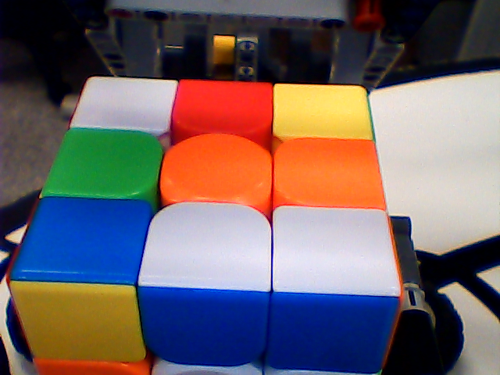
#> input picture cliente/fotos/adjusted/face1.png, 500 x 375 px
$ python -i recortaFace.py   (imports and definitions only)
#> lines starting #> are read from the running program, lines starting #| are printed output that depends on the picture; after the words box and inside, x2 and y2 are one past the last pixel; in counts of white or black regions, pixels touching at a corner belong together
#> further down, picture is the input picture: shape (375, 500, 3); mean B, G, R 100.9, 98.2, 111.8
import numpy as np
import cv2
import os

output_dir = "fotos/recortados"  # Diretório de saída para as faces do cubo

# Crie o diretório de saída, se não existir
# [1 line not run here, left out]

# Define as cores e seus limites em HSV
colors = {
	"blue": ([144, 32, 0], [255, 207, 11]),        	#azul
	"green": ([60, 173, 36], [202, 255, 155]),      #verde

	"orange": ([52, 100, 245], [108, 211, 255]),     #laranja
	"yellow": ([59, 157, 201], [169, 255, 255]),   #amarelo
	"red": ([7, 8, 176], [104, 107, 255]),          #vermelho

	"white": ([175, 140, 144], [255, 255, 255]),    #branco
}

# Função para identificar e destacar as cores na imagem
def identify_colors(image):
    identified_rectangles = []

    for color, (lower, upper) in colors.items():
        lower = np.array(lower, dtype="uint8")
        upper = np.array(upper, dtype="uint8")

        mask = cv2.inRange(image, lower, upper)
        contours = cv2.findContours(mask, cv2.RETR_EXTERNAL, cv2.CHAIN_APPROX_SIMPLE)[-2]

        for contour in contours:
            approx = cv2.approxPolyDP(contour, 0, False)
            x, y, w, h = cv2.boundingRect(approx)
            if w > 50 and h > 50 :
                if x > 30 and y > 60:
                    if x+w <= image.shape[1]-75 and y+h <= image.shape[0]-45:
                        identified_rectangles.append((x, y, w+x, h+y))
#> this loop made 6 passes
#> contours on pass 2: 30 contours, all with area under 20
#> pass 1, in identify_colors, `mask = cv2.inRange(image, lower, upper)`:
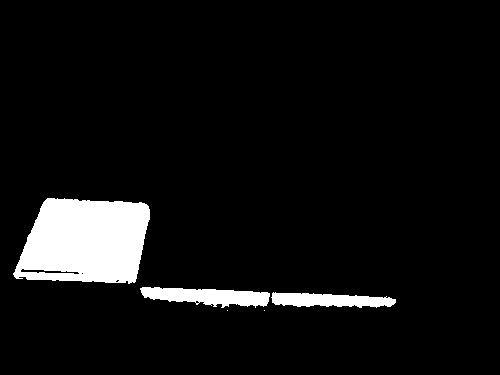
#> mask: shape (375, 500); 6.6% white; 5 white regions (2 under 20 px), largest, box (x1, y1, x2, y2) and area: (13, 198, 150, 284) 9285, (140, 287, 270, 308) 1743, (271, 292, 396, 308) 1378
#> pass 2, in identify_colors, `mask = cv2.inRange(image, lower, upper)`:
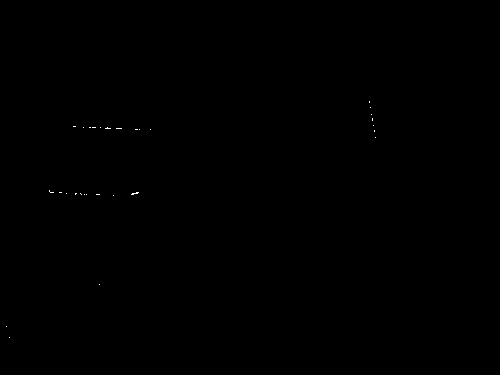
#> mask: shape (375, 500); 0.04% white in thin lines or dots, all inside (x1, y1, x2, y2) = (6, 101, 376, 338)
#> pass 3, in identify_colors, `mask = cv2.inRange(image, lower, upper)`:
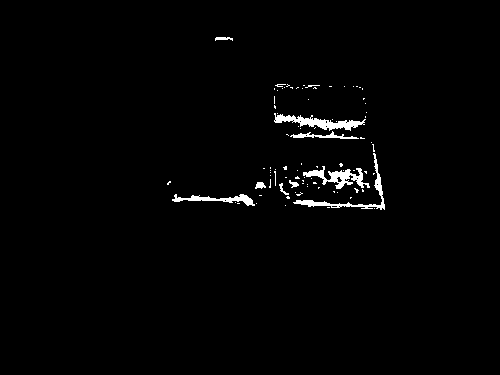
#> mask: shape (375, 500); 1.5% white; 87 white regions (78 under 20 px), largest, box (x1, y1, x2, y2) and area: (274, 113, 366, 131) 635, (303, 166, 370, 189) 567, (293, 153, 385, 210) 520
#> after the loop:
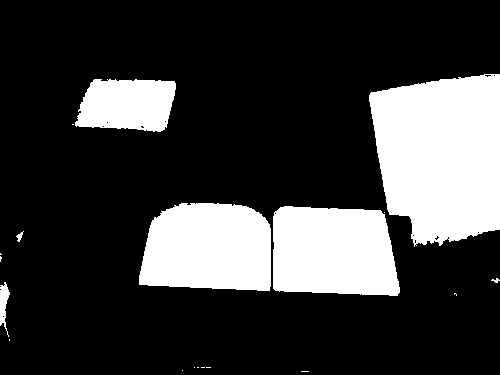
#> mask: shape (375, 500); 23.1% white; 19 white regions (12 under 20 px), largest, box (x1, y1, x2, y2) and area: (369, 74, 500, 247) 18409, (273, 206, 400, 296) 10122, (139, 203, 271, 291) 10106
#> after the loop, identified_rectangles = [(293, 153, 385, 210), (274, 84, 372, 140), (160, 80, 272, 204), (273, 206, 400, 296), (139, 203, 271, 291), (75, 79, 176, 132)]

                    # [5 lines of commented-out code are left out]
    return identified_rectangles

# Função para filtrar retângulos com base na distância
# [135 lines left out: functions filter_rectangles, recortarall, not called in this run]

>>> import cv2
>>> picture = cv2.imread('../fotos/adjusted/face1.png')
>>> result = identify_colors(picture)
#> result has the same summary as identified_rectangles in identify_colors

$ run again, on cliente/fotos/adjusted/face5.png
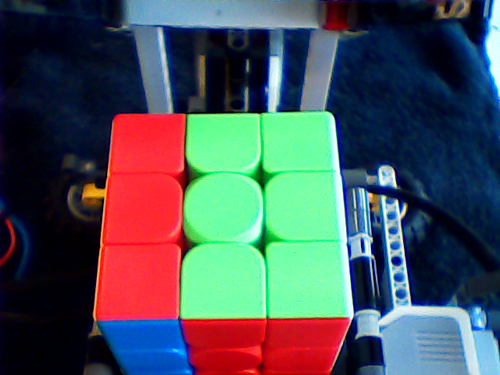
#> input picture cliente/fotos/adjusted/face5.png, 500 x 375 px
#> picture is the input picture: shape (375, 500, 3); mean B, G, R 88.3, 82.8, 72.8
#> the loop in identify_colors, `for color, (lower, upper) in colors.items():` made 6 passes
#> contours on passes 3 to 4: 32 contours, all with area under 20, 32 contours, all with area under 20
#> pass 1, in identify_colors, `mask = cv2.inRange(image, lower, upper)`:
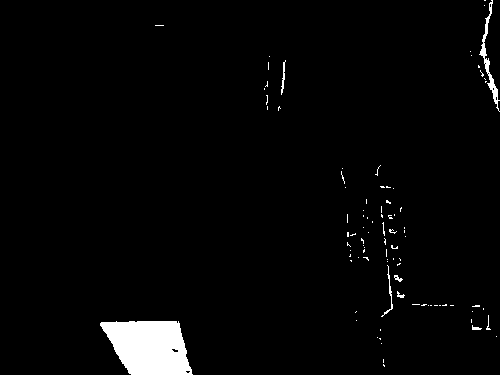
#> mask: shape (375, 500); 2.6% white; 91 white regions (83 under 20 px), largest, box (x1, y1, x2, y2) and area: (100, 321, 193, 375) 3809, (479, 0, 500, 112) 404, (381, 265, 393, 317) 87
#> after the loop in identify_colors, `for color, (lower, upper) in colors.items():`:
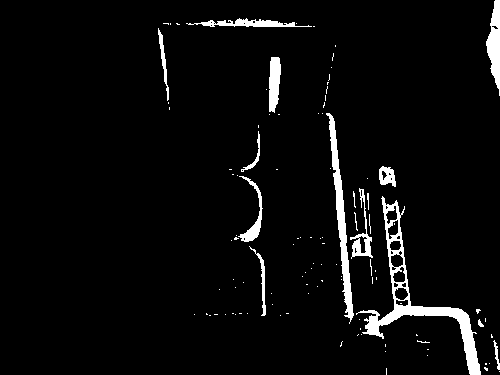
#> mask: shape (375, 500); 4.3% white; 108 white regions (91 under 20 px), largest, box (x1, y1, x2, y2) and area: (356, 196, 481, 375) 2741, (326, 113, 354, 324) 1406, (486, 0, 500, 96) 785
#> after the loop in identify_colors, `for color, (lower, upper) in colors.items():`: identified_rectangles = [(180, 110, 346, 319), (96, 114, 186, 320)]
